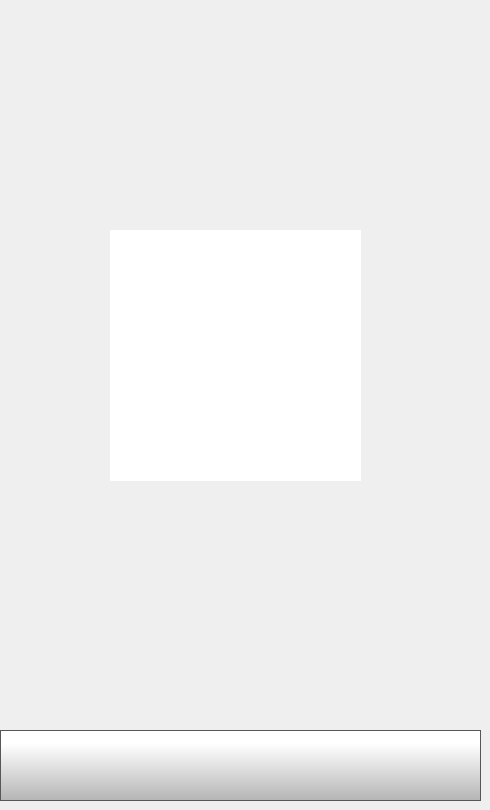
    <widget class="QWidget" name="QRCodePage">
     <widget class="QPushButton" name="QRCodeBackButton">
      <property name="geometry">
       <rect>
        <x>0</x>
        <y>730</y>
        <width>481</width>
        <height>71</height>
       </rect>
      </property>
      <property name="minimumSize">
       <size>
        <width>0</width>
        <height>0</height>
       </size>
      </property>
      <property name="font">
       <font>
        <family>Gotham Light</family>
        <pointsize>9</pointsize>
       </font>
      </property>
      <property name="styleSheet">
       <string notr="true">QPushButton {
     border: 1px solid rgb(87, 87, 87);
	background-color: qlineargradient(spread:pad, x1:0, y1:1, x2:0, y2:0.188, stop:0 rgba(180, 180, 180, 255), stop:1 rgba(255, 255, 255, 255));


}

QPushButton:pressed {
    background-color: qlineargradient(x1: 0, y1: 0, x2: 0, y2: 1,
                                      stop: 0 #dadbde, stop: 1 #f6f7fa);
}

QPushButton:flat {
    border: none; /* no border for a flat push button */
}

QPushButton:default {
    border-color: navy; /* make the default button prominent */
}</string>
      </property>
      <property name="text">
       <string/>
      </property>
      <property name="icon">
       <iconset>
        <normaloff>templates/img/arrows-4.png</normaloff>templates/img/arrows-4.png</iconset>
      </property>
      <property name="iconSize">
       <size>
        <width>50</width>
        <height>50</height>
       </size>
      </property>
      <property name="checkable">
       <bool>false</bool>
      </property>
      <property name="autoDefault">
       <bool>false</bool>
      </property>
      <property name="default">
       <bool>false</bool>
      </property>
      <property name="flat">
       <bool>false</bool>
      </property>
     </widget>
     <widget class="QLabel" name="QRCodeBackground">
      <property name="geometry">
       <rect>
        <x>110</x>
        <y>230</y>
        <width>251</width>
        <height>251</height>
       </rect>
      </property>
      <property name="styleSheet">
       <string notr="true">background-color: rgb(255, 255, 255);</string>
      </property>
      <property name="text">
       <string/>
      </property>
     </widget>
     <widget class="QLabel" name="QRCodeLabel">
      <property name="geometry">
       <rect>
        <x>110</x>
        <y>230</y>
        <width>251</width>
        <height>251</height>
       </rect>
      </property>
      <property name="styleSheet">
       <string notr="true"/>
      </property>
      <property name="text">
       <string/>
      </property>
      <property name="scaledContents">
       <bool>true</bool>
      </property>
     </widget>
     <zorder>QRCodeBackground</zorder>
     <zorder>QRCodeLabel</zorder>
     <zorder>QRCodeBackButton</zorder>
    </widget>
